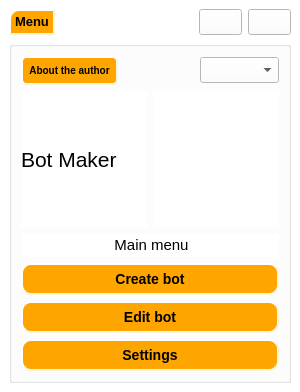
<?xml version="1.0" encoding="UTF-8"?>
<ui version="4.0">
 <class>MainWindow</class>
 <widget class="QMainWindow" name="MainWindow">
  <property name="geometry">
   <rect>
    <x>0</x>
    <y>0</y>
    <width>300</width>
    <height>392</height>
   </rect>
  </property>
  <property name="windowTitle">
   <string>MainWindow</string>
  </property>
  <property name="styleSheet">
   <string notr="true">background-color:rgb(255, 255, 255)</string>
  </property>
  <widget class="QWidget" name="centralwidget">
   <layout class="QGridLayout" name="gridLayout_4">
    <item row="0" column="0">
     <widget class="QLabel" name="label">
      <property name="font">
       <font>
        <pointsize>-1</pointsize>
        <weight>75</weight>
        <italic>false</italic>
        <bold>true</bold>
       </font>
      </property>
      <property name="styleSheet">
       <string notr="true">QLabel{
    background-color: orange;
    border-style: outset;
    border-width: 2px;
    border-top-left-radius: 10px;
    border-color: beige;
    font: bold 10px;
    min-width: 10em;
    padding: 1px;
}</string>
      </property>
      <property name="text">
       <string>&lt;html&gt;&lt;head/&gt;&lt;body&gt;&lt;p&gt;&lt;span style=&quot; font-size:10pt;&quot;&gt;Menu&lt;/span&gt;&lt;/p&gt;&lt;/body&gt;&lt;/html&gt;</string>
      </property>
     </widget>
    </item>
    <item row="0" column="1">
     <spacer name="horizontalSpacer">
      <property name="orientation">
       <enum>Qt::Horizontal</enum>
      </property>
      <property name="sizeHint" stdset="0">
       <size>
        <width>63</width>
        <height>20</height>
       </size>
      </property>
     </spacer>
    </item>
    <item row="0" column="2">
     <layout class="QVBoxLayout" name="verticalLayout_2">
      <item>
       <widget class="QPushButton" name="pushButton">
        <property name="font">
         <font>
          <family>HP Simplified</family>
          <pointsize>10</pointsize>
          <weight>75</weight>
          <bold>true</bold>
         </font>
        </property>
        <property name="styleSheet">
         <string notr="true">border-image: url(:/resourec/img/iSW70U3I1.png.jpg) 0 0 0 0 ;</string>
        </property>
        <property name="text">
         <string/>
        </property>
       </widget>
      </item>
     </layout>
    </item>
    <item row="0" column="3">
     <layout class="QVBoxLayout" name="verticalLayout">
      <item>
       <widget class="QPushButton" name="pushButton_2">
        <property name="font">
         <font>
          <family>Arial Nova</family>
          <pointsize>10</pointsize>
          <weight>75</weight>
          <bold>true</bold>
         </font>
        </property>
        <property name="styleSheet">
         <string notr="true">border-image: url(:/resourec/img/8.png) 0 0 0 0 ;</string>
        </property>
        <property name="text">
         <string/>
        </property>
       </widget>
      </item>
     </layout>
    </item>
    <item row="1" column="0" colspan="4">
     <widget class="QGroupBox" name="groupBox">
      <property name="title">
       <string/>
      </property>
      <layout class="QGridLayout" name="gridLayout_3">
       <item row="3" column="0">
        <layout class="QHBoxLayout" name="horizontalLayout">
         <item>
          <widget class="QLabel" name="label_3">
           <property name="text">
            <string>&lt;html&gt;&lt;head/&gt;&lt;body&gt;&lt;p&gt;&lt;span style=&quot; font-size:16pt;&quot;&gt;	Bot Maker&lt;/span&gt;&lt;/p&gt;&lt;/body&gt;&lt;/html&gt;</string>
           </property>
          </widget>
         </item>
         <item>
          <widget class="QLabel" name="image">
           <property name="text">
            <string/>
           </property>
           <property name="pixmap">
            <pixmap>img/character-16-563887.png</pixmap>
           </property>
          </widget>
         </item>
        </layout>
       </item>
       <item row="4" column="0">
        <layout class="QGridLayout" name="gridLayout">
         <item row="6" column="0">
          <widget class="QPushButton" name="SettingsButton">
           <property name="styleSheet">
            <string notr="true">QPushButton{
    background-color: orange;
    border-style: outset;
    border-width: 2px;
    border-radius: 10px;
    border-color: beige;
    font: bold 14px;
    min-width: 10em;
    padding: 6px;
}
QPushButton:pressed {
    background-color: rgb(255, 0, 0);
    border-style: inset;
}</string>
           </property>
           <property name="text">
            <string>Settings</string>
           </property>
          </widget>
         </item>
         <item row="4" column="0">
          <widget class="QPushButton" name="EditBot">
           <property name="styleSheet">
            <string notr="true">QPushButton{
    background-color:orange ;
    border-style: outset;
    border-width: 2px;
    border-radius: 10px;
    border-color: beige;
    font: bold 14px;
    min-width: 10em;
    padding: 6px;
}
QPushButton:pressed {
    background-color: rgb(255, 0, 0);
    border-style: inset;
}</string>
           </property>
           <property name="text">
            <string>Edit bot</string>
           </property>
          </widget>
         </item>
         <item row="3" column="0">
          <widget class="QPushButton" name="CreateBotButton">
           <property name="styleSheet">
            <string notr="true">QPushButton{
    background-color: orange;
    border-style: outset;
    border-width: 2px;
    border-radius: 10px;
    border-color: beige;
    font: bold 14px;
    min-width: 10em;
    padding: 6px;
}
QPushButton:pressed {
    background-color: rgb(255, 0, 0);
    border-style: inset;
}</string>
           </property>
           <property name="text">
            <string>Create bot</string>
           </property>
          </widget>
         </item>
         <item row="1" column="0">
          <widget class="QLabel" name="label_2">
           <property name="tabletTracking">
            <bool>false</bool>
           </property>
           <property name="contextMenuPolicy">
            <enum>Qt::DefaultContextMenu</enum>
           </property>
           <property name="acceptDrops">
            <bool>false</bool>
           </property>
           <property name="toolTipDuration">
            <number>5</number>
           </property>
           <property name="text">
            <string>&lt;html&gt;&lt;head/&gt;&lt;body&gt;&lt;p align=&quot;center&quot;&gt;&lt;span style=&quot; font-size:11pt;&quot;&gt;Main menu&lt;/span&gt;&lt;/p&gt;&lt;/body&gt;&lt;/html&gt;</string>
           </property>
           <property name="indent">
            <number>3</number>
           </property>
           <property name="openExternalLinks">
            <bool>false</bool>
           </property>
          </widget>
         </item>
        </layout>
       </item>
       <item row="1" column="0">
        <layout class="QGridLayout" name="gridLayout_2">
         <item row="0" column="0" alignment="Qt::AlignLeft">
          <widget class="QPushButton" name="info">
           <property name="styleSheet">
            <string notr="true">QPushButton{
    background-color: orange;
    border-style: outset;
    border-width: 2px;
    border-radius: 5px;
    border-color: beige;
    font: bold 10px;
    min-width: 8em;
    padding: 6px;
}
QPushButton:pressed {
    background-color: rgb(255, 0, 0);
    border-style: inset;
}</string>
           </property>
           <property name="text">
            <string>About the author</string>
           </property>
          </widget>
         </item>
         <item row="0" column="1" alignment="Qt::AlignRight">
          <widget class="QComboBox" name="comboBox">
           <property name="palette">
            <palette>
             <active>
              <colorrole role="WindowText">
               <brush brushstyle="SolidPattern">
                <color alpha="255">
                 <red>0</red>
                 <green>0</green>
                 <blue>0</blue>
                </color>
               </brush>
              </colorrole>
              <colorrole role="Button">
               <brush brushstyle="SolidPattern">
                <color alpha="255">
                 <red>255</red>
                 <green>255</green>
                 <blue>255</blue>
                </color>
               </brush>
              </colorrole>
              <colorrole role="Midlight">
               <brush brushstyle="SolidPattern">
                <color alpha="255">
                 <red>255</red>
                 <green>255</green>
                 <blue>255</blue>
                </color>
               </brush>
              </colorrole>
              <colorrole role="Dark">
               <brush brushstyle="SolidPattern">
                <color alpha="255">
                 <red>255</red>
                 <green>255</green>
                 <blue>255</blue>
                </color>
               </brush>
              </colorrole>
              <colorrole role="Text">
               <brush brushstyle="SolidPattern">
                <color alpha="255">
                 <red>0</red>
                 <green>0</green>
                 <blue>0</blue>
                </color>
               </brush>
              </colorrole>
              <colorrole role="ButtonText">
               <brush brushstyle="SolidPattern">
                <color alpha="255">
                 <red>0</red>
                 <green>0</green>
                 <blue>0</blue>
                </color>
               </brush>
              </colorrole>
              <colorrole role="Base">
               <brush brushstyle="SolidPattern">
                <color alpha="255">
                 <red>255</red>
                 <green>255</green>
                 <blue>255</blue>
                </color>
               </brush>
              </colorrole>
              <colorrole role="Window">
               <brush brushstyle="SolidPattern">
                <color alpha="255">
                 <red>255</red>
                 <green>255</green>
                 <blue>255</blue>
                </color>
               </brush>
              </colorrole>
              <colorrole role="PlaceholderText">
               <brush brushstyle="SolidPattern">
                <color alpha="128">
                 <red>0</red>
                 <green>0</green>
                 <blue>0</blue>
                </color>
               </brush>
              </colorrole>
             </active>
             <inactive>
              <colorrole role="WindowText">
               <brush brushstyle="SolidPattern">
                <color alpha="255">
                 <red>0</red>
                 <green>0</green>
                 <blue>0</blue>
                </color>
               </brush>
              </colorrole>
              <colorrole role="Button">
               <brush brushstyle="SolidPattern">
                <color alpha="255">
                 <red>255</red>
                 <green>255</green>
                 <blue>255</blue>
                </color>
               </brush>
              </colorrole>
              <colorrole role="Midlight">
               <brush brushstyle="SolidPattern">
                <color alpha="255">
                 <red>255</red>
                 <green>255</green>
                 <blue>255</blue>
                </color>
               </brush>
              </colorrole>
              <colorrole role="Dark">
               <brush brushstyle="SolidPattern">
                <color alpha="255">
                 <red>255</red>
                 <green>255</green>
                 <blue>255</blue>
                </color>
               </brush>
              </colorrole>
              <colorrole role="Text">
               <brush brushstyle="SolidPattern">
                <color alpha="255">
                 <red>0</red>
                 <green>0</green>
                 <blue>0</blue>
                </color>
               </brush>
              </colorrole>
              <colorrole role="ButtonText">
               <brush brushstyle="SolidPattern">
                <color alpha="255">
                 <red>0</red>
                 <green>0</green>
                 <blue>0</blue>
                </color>
               </brush>
              </colorrole>
              <colorrole role="Base">
               <brush brushstyle="SolidPattern">
                <color alpha="255">
                 <red>255</red>
                 <green>255</green>
                 <blue>255</blue>
                </color>
               </brush>
              </colorrole>
              <colorrole role="Window">
               <brush brushstyle="SolidPattern">
                <color alpha="255">
                 <red>255</red>
                 <green>255</green>
                 <blue>255</blue>
                </color>
               </brush>
              </colorrole>
              <colorrole role="PlaceholderText">
               <brush brushstyle="SolidPattern">
                <color alpha="128">
                 <red>0</red>
                 <green>0</green>
                 <blue>0</blue>
                </color>
               </brush>
              </colorrole>
             </inactive>
             <disabled>
              <colorrole role="WindowText">
               <brush brushstyle="SolidPattern">
                <color alpha="255">
                 <red>255</red>
                 <green>255</green>
                 <blue>255</blue>
                </color>
               </brush>
              </colorrole>
              <colorrole role="Button">
               <brush brushstyle="SolidPattern">
                <color alpha="255">
                 <red>255</red>
                 <green>255</green>
                 <blue>255</blue>
                </color>
               </brush>
              </colorrole>
              <colorrole role="Midlight">
               <brush brushstyle="SolidPattern">
                <color alpha="255">
                 <red>255</red>
                 <green>255</green>
                 <blue>255</blue>
                </color>
               </brush>
              </colorrole>
              <colorrole role="Dark">
               <brush brushstyle="SolidPattern">
                <color alpha="255">
                 <red>255</red>
                 <green>255</green>
                 <blue>255</blue>
                </color>
               </brush>
              </colorrole>
              <colorrole role="Text">
               <brush brushstyle="SolidPattern">
                <color alpha="255">
                 <red>255</red>
                 <green>255</green>
                 <blue>255</blue>
                </color>
               </brush>
              </colorrole>
              <colorrole role="ButtonText">
               <brush brushstyle="SolidPattern">
                <color alpha="255">
                 <red>255</red>
                 <green>255</green>
                 <blue>255</blue>
                </color>
               </brush>
              </colorrole>
              <colorrole role="Base">
               <brush brushstyle="SolidPattern">
                <color alpha="255">
                 <red>255</red>
                 <green>255</green>
                 <blue>255</blue>
                </color>
               </brush>
              </colorrole>
              <colorrole role="Window">
               <brush brushstyle="SolidPattern">
                <color alpha="255">
                 <red>255</red>
                 <green>255</green>
                 <blue>255</blue>
                </color>
               </brush>
              </colorrole>
              <colorrole role="PlaceholderText">
               <brush brushstyle="SolidPattern">
                <color alpha="128">
                 <red>0</red>
                 <green>0</green>
                 <blue>0</blue>
                </color>
               </brush>
              </colorrole>
             </disabled>
            </palette>
           </property>
           <property name="font">
            <font>
             <family>Arial Nova</family>
             <pointsize>10</pointsize>
             <weight>50</weight>
             <italic>false</italic>
             <bold>false</bold>
            </font>
           </property>
           <property name="styleSheet">
            <string notr="true"/>
           </property>
          </widget>
         </item>
        </layout>
       </item>
      </layout>
     </widget>
    </item>
   </layout>
  </widget>
 </widget>
 <resources/>
 <connections/>
</ui>
